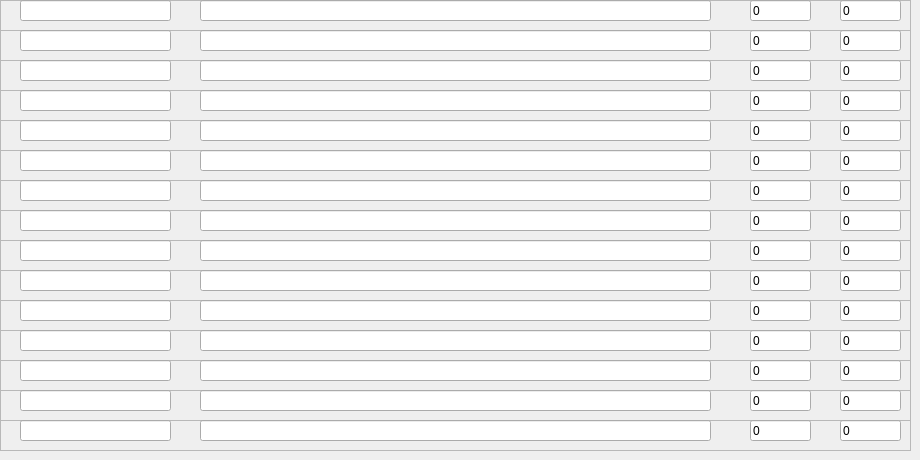
    <widget class="QWidget" name="tab_6">
     <attribute name="title">
      <string>6</string>
     </attribute>
     <widget class="QFrame" name="frame_80">
      <property name="geometry">
       <rect>
        <x>0</x>
        <y>0</y>
        <width>911</width>
        <height>31</height>
       </rect>
      </property>
      <property name="frameShape">
       <enum>QFrame::StyledPanel</enum>
      </property>
      <property name="frameShadow">
       <enum>QFrame::Raised</enum>
      </property>
      <widget class="QLineEdit" name="item_name_80">
       <property name="geometry">
        <rect>
         <x>20</x>
         <y>0</y>
         <width>151</width>
         <height>21</height>
        </rect>
       </property>
       <property name="text">
        <string/>
       </property>
      </widget>
      <widget class="QLineEdit" name="item_reg_80">
       <property name="geometry">
        <rect>
         <x>200</x>
         <y>0</y>
         <width>511</width>
         <height>21</height>
        </rect>
       </property>
       <property name="text">
        <string/>
       </property>
      </widget>
      <widget class="QLineEdit" name="item_index_80">
       <property name="geometry">
        <rect>
         <x>750</x>
         <y>0</y>
         <width>61</width>
         <height>21</height>
        </rect>
       </property>
       <property name="text">
        <string>0</string>
       </property>
      </widget>
      <widget class="QLineEdit" name="item_skip_80">
       <property name="geometry">
        <rect>
         <x>840</x>
         <y>0</y>
         <width>61</width>
         <height>21</height>
        </rect>
       </property>
       <property name="text">
        <string>0</string>
       </property>
      </widget>
     </widget>
     <widget class="QFrame" name="frame_81">
      <property name="geometry">
       <rect>
        <x>0</x>
        <y>30</y>
        <width>911</width>
        <height>31</height>
       </rect>
      </property>
      <property name="frameShape">
       <enum>QFrame::StyledPanel</enum>
      </property>
      <property name="frameShadow">
       <enum>QFrame::Raised</enum>
      </property>
      <widget class="QLineEdit" name="item_name_81">
       <property name="geometry">
        <rect>
         <x>20</x>
         <y>0</y>
         <width>151</width>
         <height>21</height>
        </rect>
       </property>
       <property name="text">
        <string/>
       </property>
      </widget>
      <widget class="QLineEdit" name="item_reg_81">
       <property name="geometry">
        <rect>
         <x>200</x>
         <y>0</y>
         <width>511</width>
         <height>21</height>
        </rect>
       </property>
       <property name="text">
        <string/>
       </property>
      </widget>
      <widget class="QLineEdit" name="item_index_81">
       <property name="geometry">
        <rect>
         <x>750</x>
         <y>0</y>
         <width>61</width>
         <height>21</height>
        </rect>
       </property>
       <property name="text">
        <string>0</string>
       </property>
      </widget>
      <widget class="QLineEdit" name="item_skip_81">
       <property name="geometry">
        <rect>
         <x>840</x>
         <y>0</y>
         <width>61</width>
         <height>21</height>
        </rect>
       </property>
       <property name="text">
        <string>0</string>
       </property>
      </widget>
     </widget>
     <widget class="QFrame" name="frame_82">
      <property name="geometry">
       <rect>
        <x>0</x>
        <y>60</y>
        <width>911</width>
        <height>31</height>
       </rect>
      </property>
      <property name="frameShape">
       <enum>QFrame::StyledPanel</enum>
      </property>
      <property name="frameShadow">
       <enum>QFrame::Raised</enum>
      </property>
      <widget class="QLineEdit" name="item_name_82">
       <property name="geometry">
        <rect>
         <x>20</x>
         <y>0</y>
         <width>151</width>
         <height>21</height>
        </rect>
       </property>
       <property name="text">
        <string/>
       </property>
      </widget>
      <widget class="QLineEdit" name="item_reg_82">
       <property name="geometry">
        <rect>
         <x>200</x>
         <y>0</y>
         <width>511</width>
         <height>21</height>
        </rect>
       </property>
       <property name="text">
        <string/>
       </property>
      </widget>
      <widget class="QLineEdit" name="item_index_82">
       <property name="geometry">
        <rect>
         <x>750</x>
         <y>0</y>
         <width>61</width>
         <height>21</height>
        </rect>
       </property>
       <property name="text">
        <string>0</string>
       </property>
      </widget>
      <widget class="QLineEdit" name="item_skip_82">
       <property name="geometry">
        <rect>
         <x>840</x>
         <y>0</y>
         <width>61</width>
         <height>21</height>
        </rect>
       </property>
       <property name="text">
        <string>0</string>
       </property>
      </widget>
     </widget>
     <widget class="QFrame" name="frame_83">
      <property name="geometry">
       <rect>
        <x>0</x>
        <y>90</y>
        <width>911</width>
        <height>31</height>
       </rect>
      </property>
      <property name="frameShape">
       <enum>QFrame::StyledPanel</enum>
      </property>
      <property name="frameShadow">
       <enum>QFrame::Raised</enum>
      </property>
      <widget class="QLineEdit" name="item_name_83">
       <property name="geometry">
        <rect>
         <x>20</x>
         <y>0</y>
         <width>151</width>
         <height>21</height>
        </rect>
       </property>
       <property name="text">
        <string/>
       </property>
      </widget>
      <widget class="QLineEdit" name="item_reg_83">
       <property name="geometry">
        <rect>
         <x>200</x>
         <y>0</y>
         <width>511</width>
         <height>21</height>
        </rect>
       </property>
       <property name="text">
        <string/>
       </property>
      </widget>
      <widget class="QLineEdit" name="item_index_83">
       <property name="geometry">
        <rect>
         <x>750</x>
         <y>0</y>
         <width>61</width>
         <height>21</height>
        </rect>
       </property>
       <property name="text">
        <string>0</string>
       </property>
      </widget>
      <widget class="QLineEdit" name="item_skip_83">
       <property name="geometry">
        <rect>
         <x>840</x>
         <y>0</y>
         <width>61</width>
         <height>21</height>
        </rect>
       </property>
       <property name="text">
        <string>0</string>
       </property>
      </widget>
     </widget>
     <widget class="QFrame" name="frame_84">
      <property name="geometry">
       <rect>
        <x>0</x>
        <y>120</y>
        <width>911</width>
        <height>31</height>
       </rect>
      </property>
      <property name="frameShape">
       <enum>QFrame::StyledPanel</enum>
      </property>
      <property name="frameShadow">
       <enum>QFrame::Raised</enum>
      </property>
      <widget class="QLineEdit" name="item_name_84">
       <property name="geometry">
        <rect>
         <x>20</x>
         <y>0</y>
         <width>151</width>
         <height>21</height>
        </rect>
       </property>
       <property name="text">
        <string/>
       </property>
      </widget>
      <widget class="QLineEdit" name="item_reg_84">
       <property name="geometry">
        <rect>
         <x>200</x>
         <y>0</y>
         <width>511</width>
         <height>21</height>
        </rect>
       </property>
       <property name="text">
        <string/>
       </property>
      </widget>
      <widget class="QLineEdit" name="item_index_84">
       <property name="geometry">
        <rect>
         <x>750</x>
         <y>0</y>
         <width>61</width>
         <height>21</height>
        </rect>
       </property>
       <property name="text">
        <string>0</string>
       </property>
      </widget>
      <widget class="QLineEdit" name="item_skip_84">
       <property name="geometry">
        <rect>
         <x>840</x>
         <y>0</y>
         <width>61</width>
         <height>21</height>
        </rect>
       </property>
       <property name="text">
        <string>0</string>
       </property>
      </widget>
     </widget>
     <widget class="QFrame" name="frame_85">
      <property name="geometry">
       <rect>
        <x>0</x>
        <y>150</y>
        <width>911</width>
        <height>31</height>
       </rect>
      </property>
      <property name="frameShape">
       <enum>QFrame::StyledPanel</enum>
      </property>
      <property name="frameShadow">
       <enum>QFrame::Raised</enum>
      </property>
      <widget class="QLineEdit" name="item_name_85">
       <property name="geometry">
        <rect>
         <x>20</x>
         <y>0</y>
         <width>151</width>
         <height>21</height>
        </rect>
       </property>
       <property name="text">
        <string/>
       </property>
      </widget>
      <widget class="QLineEdit" name="item_reg_85">
       <property name="geometry">
        <rect>
         <x>200</x>
         <y>0</y>
         <width>511</width>
         <height>21</height>
        </rect>
       </property>
       <property name="text">
        <string/>
       </property>
      </widget>
      <widget class="QLineEdit" name="item_index_85">
       <property name="geometry">
        <rect>
         <x>750</x>
         <y>0</y>
         <width>61</width>
         <height>21</height>
        </rect>
       </property>
       <property name="text">
        <string>0</string>
       </property>
      </widget>
      <widget class="QLineEdit" name="item_skip_85">
       <property name="geometry">
        <rect>
         <x>840</x>
         <y>0</y>
         <width>61</width>
         <height>21</height>
        </rect>
       </property>
       <property name="text">
        <string>0</string>
       </property>
      </widget>
     </widget>
     <widget class="QFrame" name="frame_86">
      <property name="geometry">
       <rect>
        <x>0</x>
        <y>180</y>
        <width>911</width>
        <height>31</height>
       </rect>
      </property>
      <property name="frameShape">
       <enum>QFrame::StyledPanel</enum>
      </property>
      <property name="frameShadow">
       <enum>QFrame::Raised</enum>
      </property>
      <widget class="QLineEdit" name="item_name_86">
       <property name="geometry">
        <rect>
         <x>20</x>
         <y>0</y>
         <width>151</width>
         <height>21</height>
        </rect>
       </property>
       <property name="text">
        <string/>
       </property>
      </widget>
      <widget class="QLineEdit" name="item_reg_86">
       <property name="geometry">
        <rect>
         <x>200</x>
         <y>0</y>
         <width>511</width>
         <height>21</height>
        </rect>
       </property>
       <property name="text">
        <string/>
       </property>
      </widget>
      <widget class="QLineEdit" name="item_index_86">
       <property name="geometry">
        <rect>
         <x>750</x>
         <y>0</y>
         <width>61</width>
         <height>21</height>
        </rect>
       </property>
       <property name="text">
        <string>0</string>
       </property>
      </widget>
      <widget class="QLineEdit" name="item_skip_86">
       <property name="geometry">
        <rect>
         <x>840</x>
         <y>0</y>
         <width>61</width>
         <height>21</height>
        </rect>
       </property>
       <property name="text">
        <string>0</string>
       </property>
      </widget>
     </widget>
     <widget class="QFrame" name="frame_87">
      <property name="geometry">
       <rect>
        <x>0</x>
        <y>210</y>
        <width>911</width>
        <height>31</height>
       </rect>
      </property>
      <property name="frameShape">
       <enum>QFrame::StyledPanel</enum>
      </property>
      <property name="frameShadow">
       <enum>QFrame::Raised</enum>
      </property>
      <widget class="QLineEdit" name="item_name_87">
       <property name="geometry">
        <rect>
         <x>20</x>
         <y>0</y>
         <width>151</width>
         <height>21</height>
        </rect>
       </property>
       <property name="text">
        <string/>
       </property>
      </widget>
      <widget class="QLineEdit" name="item_reg_87">
       <property name="geometry">
        <rect>
         <x>200</x>
         <y>0</y>
         <width>511</width>
         <height>21</height>
        </rect>
       </property>
       <property name="text">
        <string/>
       </property>
      </widget>
      <widget class="QLineEdit" name="item_index_87">
       <property name="geometry">
        <rect>
         <x>750</x>
         <y>0</y>
         <width>61</width>
         <height>21</height>
        </rect>
       </property>
       <property name="text">
        <string>0</string>
       </property>
      </widget>
      <widget class="QLineEdit" name="item_skip_87">
       <property name="geometry">
        <rect>
         <x>840</x>
         <y>0</y>
         <width>61</width>
         <height>21</height>
        </rect>
       </property>
       <property name="text">
        <string>0</string>
       </property>
      </widget>
     </widget>
     <widget class="QFrame" name="frame_88">
      <property name="geometry">
       <rect>
        <x>0</x>
        <y>240</y>
        <width>911</width>
        <height>31</height>
       </rect>
      </property>
      <property name="frameShape">
       <enum>QFrame::StyledPanel</enum>
      </property>
      <property name="frameShadow">
       <enum>QFrame::Raised</enum>
      </property>
      <widget class="QLineEdit" name="item_name_88">
       <property name="geometry">
        <rect>
         <x>20</x>
         <y>0</y>
         <width>151</width>
         <height>21</height>
        </rect>
       </property>
       <property name="text">
        <string/>
       </property>
      </widget>
      <widget class="QLineEdit" name="item_reg_88">
       <property name="geometry">
        <rect>
         <x>200</x>
         <y>0</y>
         <width>511</width>
         <height>21</height>
        </rect>
       </property>
       <property name="text">
        <string/>
       </property>
      </widget>
      <widget class="QLineEdit" name="item_index_88">
       <property name="geometry">
        <rect>
         <x>750</x>
         <y>0</y>
         <width>61</width>
         <height>21</height>
        </rect>
       </property>
       <property name="text">
        <string>0</string>
       </property>
      </widget>
      <widget class="QLineEdit" name="item_skip_88">
       <property name="geometry">
        <rect>
         <x>840</x>
         <y>0</y>
         <width>61</width>
         <height>21</height>
        </rect>
       </property>
       <property name="text">
        <string>0</string>
       </property>
      </widget>
     </widget>
     <widget class="QFrame" name="frame_89">
      <property name="geometry">
       <rect>
        <x>0</x>
        <y>270</y>
        <width>911</width>
        <height>31</height>
       </rect>
      </property>
      <property name="frameShape">
       <enum>QFrame::StyledPanel</enum>
      </property>
      <property name="frameShadow">
       <enum>QFrame::Raised</enum>
      </property>
      <widget class="QLineEdit" name="item_name_89">
       <property name="geometry">
        <rect>
         <x>20</x>
         <y>0</y>
         <width>151</width>
         <height>21</height>
        </rect>
       </property>
       <property name="text">
        <string/>
       </property>
      </widget>
      <widget class="QLineEdit" name="item_reg_89">
       <property name="geometry">
        <rect>
         <x>200</x>
         <y>0</y>
         <width>511</width>
         <height>21</height>
        </rect>
       </property>
       <property name="text">
        <string/>
       </property>
      </widget>
      <widget class="QLineEdit" name="item_index_89">
       <property name="geometry">
        <rect>
         <x>750</x>
         <y>0</y>
         <width>61</width>
         <height>21</height>
        </rect>
       </property>
       <property name="text">
        <string>0</string>
       </property>
      </widget>
      <widget class="QLineEdit" name="item_skip_89">
       <property name="geometry">
        <rect>
         <x>840</x>
         <y>0</y>
         <width>61</width>
         <height>21</height>
        </rect>
       </property>
       <property name="text">
        <string>0</string>
       </property>
      </widget>
     </widget>
     <widget class="QFrame" name="frame_90">
      <property name="geometry">
       <rect>
        <x>0</x>
        <y>300</y>
        <width>911</width>
        <height>31</height>
       </rect>
      </property>
      <property name="frameShape">
       <enum>QFrame::StyledPanel</enum>
      </property>
      <property name="frameShadow">
       <enum>QFrame::Raised</enum>
      </property>
      <widget class="QLineEdit" name="item_name_90">
       <property name="geometry">
        <rect>
         <x>20</x>
         <y>0</y>
         <width>151</width>
         <height>21</height>
        </rect>
       </property>
       <property name="text">
        <string/>
       </property>
      </widget>
      <widget class="QLineEdit" name="item_reg_90">
       <property name="geometry">
        <rect>
         <x>200</x>
         <y>0</y>
         <width>511</width>
         <height>21</height>
        </rect>
       </property>
       <property name="text">
        <string/>
       </property>
      </widget>
      <widget class="QLineEdit" name="item_index_90">
       <property name="geometry">
        <rect>
         <x>750</x>
         <y>0</y>
         <width>61</width>
         <height>21</height>
        </rect>
       </property>
       <property name="text">
        <string>0</string>
       </property>
      </widget>
      <widget class="QLineEdit" name="item_skip_90">
       <property name="geometry">
        <rect>
         <x>840</x>
         <y>0</y>
         <width>61</width>
         <height>21</height>
        </rect>
       </property>
       <property name="text">
        <string>0</string>
       </property>
      </widget>
     </widget>
     <widget class="QFrame" name="frame_91">
      <property name="geometry">
       <rect>
        <x>0</x>
        <y>330</y>
        <width>911</width>
        <height>31</height>
       </rect>
      </property>
      <property name="frameShape">
       <enum>QFrame::StyledPanel</enum>
      </property>
      <property name="frameShadow">
       <enum>QFrame::Raised</enum>
      </property>
      <widget class="QLineEdit" name="item_name_91">
       <property name="geometry">
        <rect>
         <x>20</x>
         <y>0</y>
         <width>151</width>
         <height>21</height>
        </rect>
       </property>
       <property name="text">
        <string/>
       </property>
      </widget>
      <widget class="QLineEdit" name="item_reg_91">
       <property name="geometry">
        <rect>
         <x>200</x>
         <y>0</y>
         <width>511</width>
         <height>21</height>
        </rect>
       </property>
       <property name="text">
        <string/>
       </property>
      </widget>
      <widget class="QLineEdit" name="item_index_91">
       <property name="geometry">
        <rect>
         <x>750</x>
         <y>0</y>
         <width>61</width>
         <height>21</height>
        </rect>
       </property>
       <property name="text">
        <string>0</string>
       </property>
      </widget>
      <widget class="QLineEdit" name="item_skip_91">
       <property name="geometry">
        <rect>
         <x>840</x>
         <y>0</y>
         <width>61</width>
         <height>21</height>
        </rect>
       </property>
       <property name="text">
        <string>0</string>
       </property>
      </widget>
     </widget>
     <widget class="QFrame" name="frame_92">
      <property name="geometry">
       <rect>
        <x>0</x>
        <y>360</y>
        <width>911</width>
        <height>31</height>
       </rect>
      </property>
      <property name="frameShape">
       <enum>QFrame::StyledPanel</enum>
      </property>
      <property name="frameShadow">
       <enum>QFrame::Raised</enum>
      </property>
      <widget class="QLineEdit" name="item_name_92">
       <property name="geometry">
        <rect>
         <x>20</x>
         <y>0</y>
         <width>151</width>
         <height>21</height>
        </rect>
       </property>
       <property name="text">
        <string/>
       </property>
      </widget>
      <widget class="QLineEdit" name="item_reg_92">
       <property name="geometry">
        <rect>
         <x>200</x>
         <y>0</y>
         <width>511</width>
         <height>21</height>
        </rect>
       </property>
       <property name="text">
        <string/>
       </property>
      </widget>
      <widget class="QLineEdit" name="item_index_92">
       <property name="geometry">
        <rect>
         <x>750</x>
         <y>0</y>
         <width>61</width>
         <height>21</height>
        </rect>
       </property>
       <property name="text">
        <string>0</string>
       </property>
      </widget>
      <widget class="QLineEdit" name="item_skip_92">
       <property name="geometry">
        <rect>
         <x>840</x>
         <y>0</y>
         <width>61</width>
         <height>21</height>
        </rect>
       </property>
       <property name="text">
        <string>0</string>
       </property>
      </widget>
     </widget>
     <widget class="QFrame" name="frame_93">
      <property name="geometry">
       <rect>
        <x>0</x>
        <y>390</y>
        <width>911</width>
        <height>31</height>
       </rect>
      </property>
      <property name="frameShape">
       <enum>QFrame::StyledPanel</enum>
      </property>
      <property name="frameShadow">
       <enum>QFrame::Raised</enum>
      </property>
      <widget class="QLineEdit" name="item_name_93">
       <property name="geometry">
        <rect>
         <x>20</x>
         <y>0</y>
         <width>151</width>
         <height>21</height>
        </rect>
       </property>
       <property name="text">
        <string/>
       </property>
      </widget>
      <widget class="QLineEdit" name="item_reg_93">
       <property name="geometry">
        <rect>
         <x>200</x>
         <y>0</y>
         <width>511</width>
         <height>21</height>
        </rect>
       </property>
       <property name="text">
        <string/>
       </property>
      </widget>
      <widget class="QLineEdit" name="item_index_93">
       <property name="geometry">
        <rect>
         <x>750</x>
         <y>0</y>
         <width>61</width>
         <height>21</height>
        </rect>
       </property>
       <property name="text">
        <string>0</string>
       </property>
      </widget>
      <widget class="QLineEdit" name="item_skip_93">
       <property name="geometry">
        <rect>
         <x>840</x>
         <y>0</y>
         <width>61</width>
         <height>21</height>
        </rect>
       </property>
       <property name="text">
        <string>0</string>
       </property>
      </widget>
     </widget>
     <widget class="QFrame" name="frame_94">
      <property name="geometry">
       <rect>
        <x>0</x>
        <y>420</y>
        <width>911</width>
        <height>31</height>
       </rect>
      </property>
      <property name="frameShape">
       <enum>QFrame::StyledPanel</enum>
      </property>
      <property name="frameShadow">
       <enum>QFrame::Raised</enum>
      </property>
      <widget class="QLineEdit" name="item_name_94">
       <property name="geometry">
        <rect>
         <x>20</x>
         <y>0</y>
         <width>151</width>
         <height>21</height>
        </rect>
       </property>
       <property name="text">
        <string/>
       </property>
      </widget>
      <widget class="QLineEdit" name="item_reg_94">
       <property name="geometry">
        <rect>
         <x>200</x>
         <y>0</y>
         <width>511</width>
         <height>21</height>
        </rect>
       </property>
       <property name="text">
        <string/>
       </property>
      </widget>
      <widget class="QLineEdit" name="item_index_94">
       <property name="geometry">
        <rect>
         <x>750</x>
         <y>0</y>
         <width>61</width>
         <height>21</height>
        </rect>
       </property>
       <property name="text">
        <string>0</string>
       </property>
      </widget>
      <widget class="QLineEdit" name="item_skip_94">
       <property name="geometry">
        <rect>
         <x>840</x>
         <y>0</y>
         <width>61</width>
         <height>21</height>
        </rect>
       </property>
       <property name="text">
        <string>0</string>
       </property>
      </widget>
     </widget>
    </widget>
